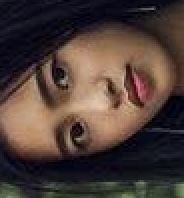
#> input picture 私货/Python_CV图形处理学习/imgs/face.jpg, 184 x 198 px
$ python '高速拐角检测器.py'
#> lines starting #> are read from the running program, lines starting #| are printed output that depends on the picture
import numpy as np
import cv2 as cv
from matplotlib import pyplot as plt

# [24 lines of commented-out code are left out]
img = cv.imread("imgs/face.jpg", 0)
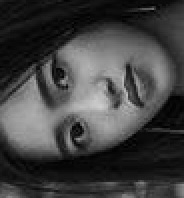
#> img: shape (198, 184); min 0, max 206, mean 65.6
orb = cv.ORB.create()
kp = orb.detect(img, None)
#> kp = 277 keypoints; strongest (x, y, size): (62, 82, 37.2), (62, 81, 31), (76, 138, 37.2), (64, 84, 31)
kp, des = orb.compute(img, kp)
img2 = cv.drawKeypoints(img, kp, None, color=(0, 255, 0), flags=0)
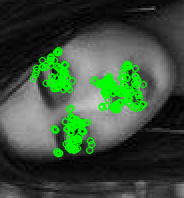
#> img2: shape (198, 184, 3); mean of channels 0, 1, 2 58.1, 79.1, 58.1; drawn as B, G, R
plt.imshow(img2)
plt.show()

$ run again, with 私货/Python_CV图形处理学习/imgs/target.jpg copied over 私货/Python_CV图形处理学习/imgs/face.jpg
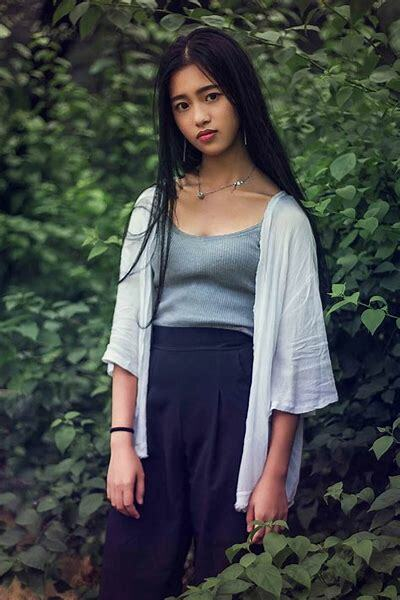
#> input picture 私货/Python_CV图形处理学习/imgs/target.jpg, 400 x 600 px
#> `img = cv.imread("imgs/face.jpg", 0)`:
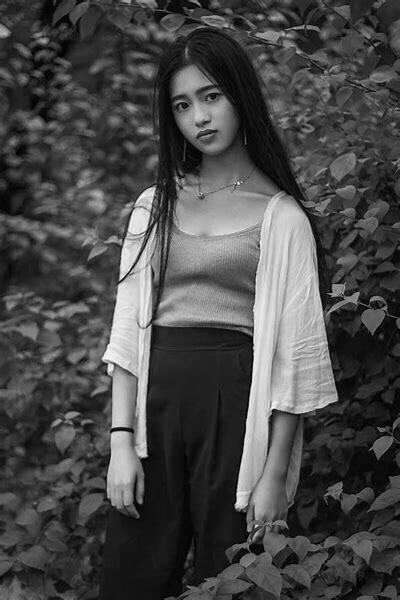
#> img: shape (600, 400); min 0, max 255, mean 72.4
#> kp = 500 keypoints; strongest (x, y, size): (274, 409, 31), (120, 278, 31), (113, 426, 31), (146, 455, 31)
#> `img2 = cv.drawKeypoints(img, kp, None, color=(0, 255, 0), flags=0)`:
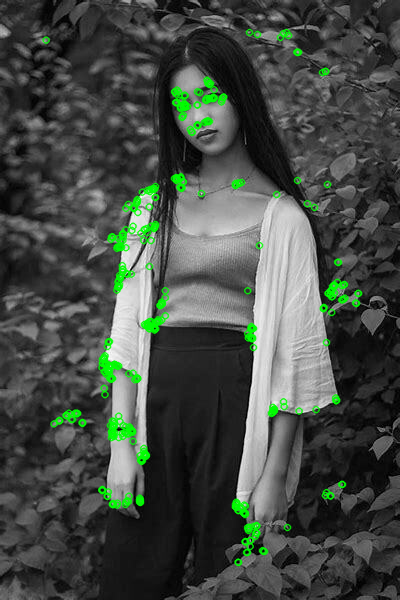
#> img2: shape (600, 400, 3); mean of channels 0, 1, 2 69.6, 76.3, 69.6; drawn as B, G, R
